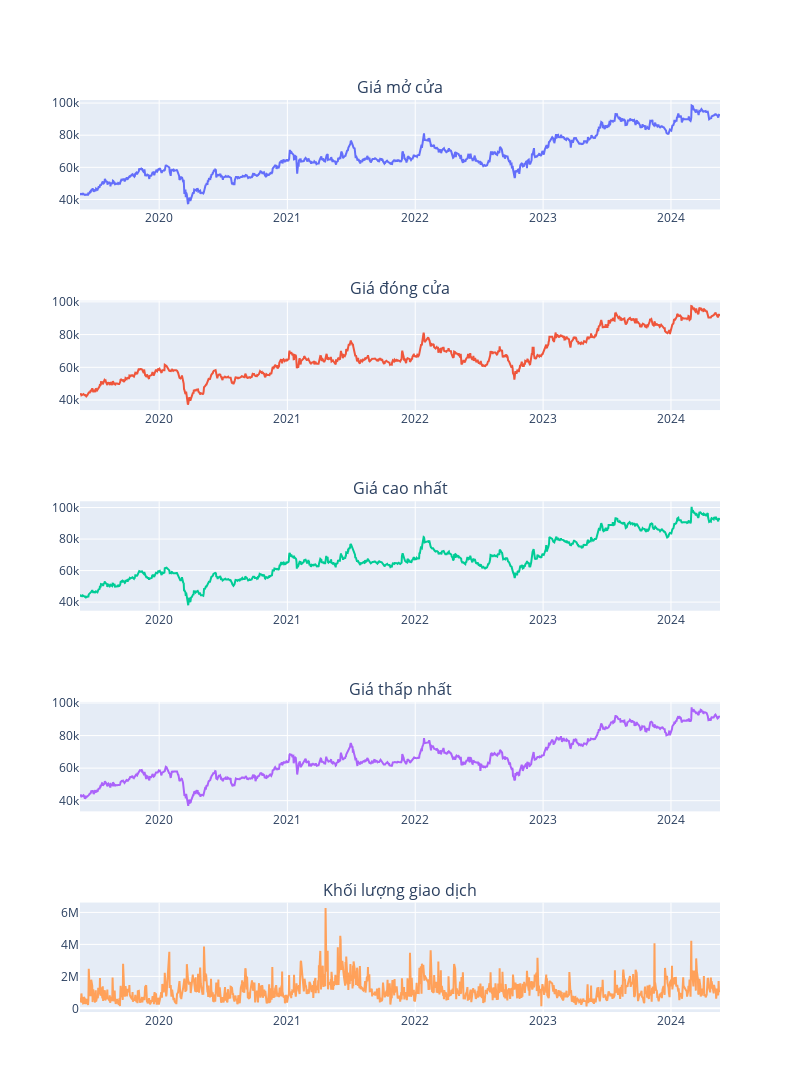

Notebook cell for this chart:
### Code cell
from plotly.subplots import make_subplots
import plotly.graph_objs as go

fig = make_subplots(rows=5, cols=1,
                    subplot_titles=("Giá mở cửa", "Giá đóng cửa", "Giá cao nhất", "Giá thấp nhất", "Khối lượng giao dịch"))
fig.add_trace(go.Scatter(x=df.index, y=df["open"]), row=1, col=1)
fig.add_trace(go.Scatter(x=df.index, y=df["close"]), row=2, col=1)
fig.add_trace(go.Scatter(x=df.index, y=df["high"]), row=3, col=1)
fig.add_trace(go.Scatter(x=df.index, y=df["low"]), row=4, col=1)
fig.add_trace(go.Scatter(x=df.index, y=df["volume"]), row=5, col=1)
fig.update_layout(showlegend=False, height=1200, width=800)
fig.show()

### Figure 1 — Plotly figure (JSON) as saved in the notebook; plotly's stock layout.template omitted (floating-point values rounded to 4 significant figures; data arrays with more than 128 entries replaced by an {"elided": "..."} marker saying what was removed)
{"data": [{"type": "scatter", "x": {"elided": "1253 str values"}, "xaxis": "x", "y": {"elided": "1253 int values"}, "yaxis": "y"}, {"type": "scatter", "x": {"elided": "1253 str values"}, "xaxis": "x2", "y": {"elided": "1253 int values"}, "yaxis": "y2"}, {"type": "scatter", "x": {"elided": "1253 str values"}, "xaxis": "x3", "y": {"elided": "1253 int values"}, "yaxis": "y3"}, {"type": "scatter", "x": {"elided": "1253 str values"}, "xaxis": "x4", "y": {"elided": "1253 int values"}, "yaxis": "y4"}, {"type": "scatter", "x": {"elided": "1253 str values"}, "xaxis": "x5", "y": {"elided": "1253 int values"}, "yaxis": "y5"}], "layout": {"annotations": [{"font": {"size": 16}, "showarrow": false, "text": "Giá mở cửa", "x": 0.5, "xanchor": "center", "xref": "paper", "y": 1, "yanchor": "bottom", "yref": "paper"}, {"font": {"size": 16}, "showarrow": false, "text": "Giá đóng cửa", "x": 0.5, "xanchor": "center", "xref": "paper", "y": 0.78, "yanchor": "bottom", "yref": "paper"}, {"font": {"size": 16}, "showarrow": false, "text": "Giá cao nhất", "x": 0.5, "xanchor": "center", "xref": "paper", "y": 0.56, "yanchor": "bottom", "yref": "paper"}, {"font": {"size": 16}, "showarrow": false, "text": "Giá thấp nhất", "x": 0.5, "xanchor": "center", "xref": "paper", "y": 0.34, "yanchor": "bottom", "yref": "paper"}, {"font": {"size": 16}, "showarrow": false, "text": "Khối lượng giao dịch", "x": 0.5, "xanchor": "center", "xref": "paper", "y": 0.12, "yanchor": "bottom", "yref": "paper"}], "height": 1200, "showlegend": false, "width": 800, "xaxis": {"anchor": "y", "domain": [0, 1]}, "xaxis2": {"anchor": "y2", "domain": [0, 1]}, "xaxis3": {"anchor": "y3", "domain": [0, 1]}, "xaxis4": {"anchor": "y4", "domain": [0, 1]}, "xaxis5": {"anchor": "y5", "domain": [0, 1]}, "yaxis": {"anchor": "x", "domain": [0.88, 1]}, "yaxis2": {"anchor": "x2", "domain": [0.66, 0.78]}, "yaxis3": {"anchor": "x3", "domain": [0.44, 0.56]}, "yaxis4": {"anchor": "x4", "domain": [0.22, 0.34]}, "yaxis5": {"anchor": "x5", "domain": [0, 0.12]}}}
